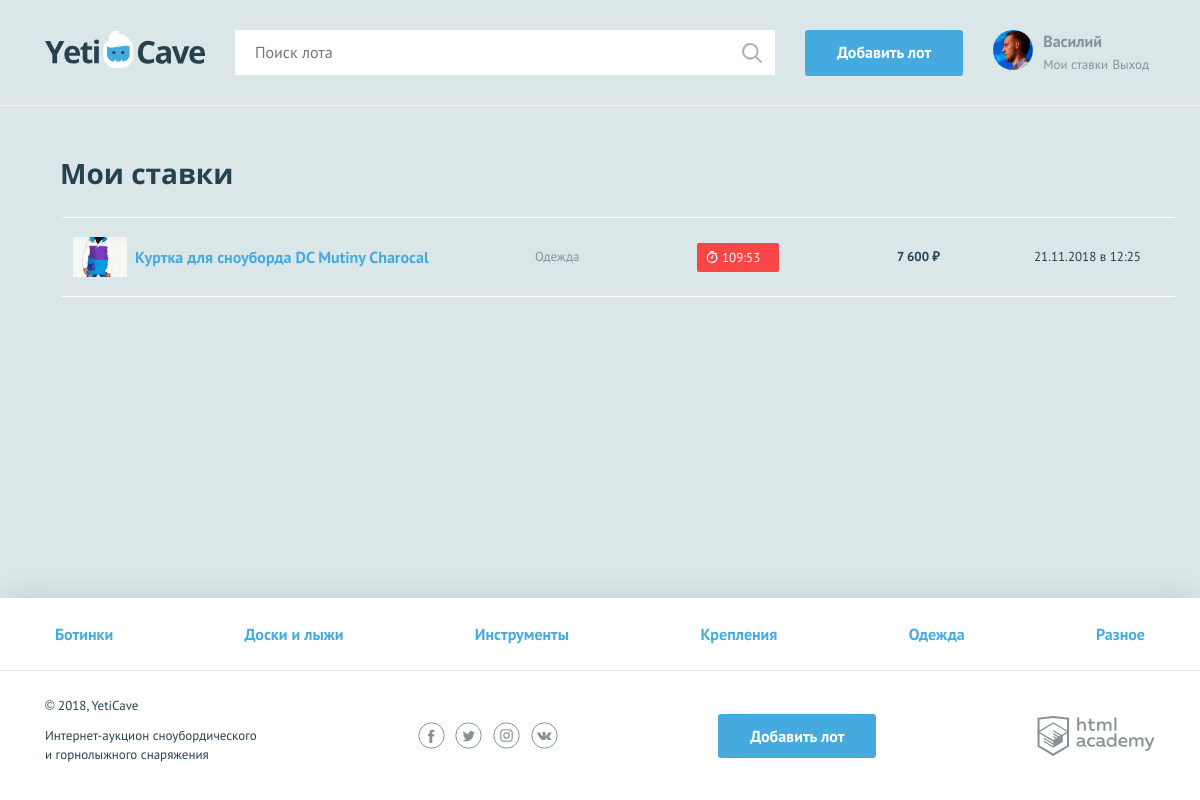
Page /my_bets.php (signed in) on the committed database.
### tables this page shows
CREATE TABLE `bets` (
  `id` INT UNSIGNED AUTO_INCREMENT PRIMARY KEY,
  `add_date` TIMESTAMP DEFAULT CURRENT_TIMESTAMP,
  `lot_id` INT UNSIGNED NOT NULL,
  `user_id` INT UNSIGNED NOT NULL,
  `bet_amount` INT UNSIGNED NOT NULL
);

CREATE TABLE `lots` (
  `id` INT UNSIGNED AUTO_INCREMENT PRIMARY KEY,
  `creation_date` TIMESTAMP DEFAULT CURRENT_TIMESTAMP,
  `author_id` INT UNSIGNED NOT NULL,
  `category_id` INT UNSIGNED NOT NULL,
  `title` VARCHAR(255) NOT NULL,
  `desc` TEXT NOT NULL,
  `picture` VARCHAR(255) NOT NULL,
  `start_price` INT UNSIGNED NOT NULL,
  `completion_date` TIMESTAMP DEFAULT CURRENT_TIMESTAMP,
  `step` INT UNSIGNED NOT NULL,
  `winner_id` INT UNSIGNED
);

CREATE TABLE `categories` (
  `id` INT UNSIGNED AUTO_INCREMENT PRIMARY KEY,
  `title` VARCHAR(128) NOT NULL UNIQUE
);

### functions.php (called while the page is built, shortened)
<?php
function include_template($name, $data) {
    $name = 'templates/' . $name;
    extract($data);
    require $name;
    $result = ob_get_clean();
    return $result;
}
function cost_formatting($cost) {
    $cost = ceil($cost);
    if ($cost >= 1000) {
        $cost = number_format($cost,0,'',' ');
    }
    $cost .= " ₽";
    return $cost;
}
function lottime_left($val) {
    $time_left = strtotime($val) - time();
    $hours = floor($time_left / 3600);
    $minutes = floor(($time_left % 3600) / 60);
    $time_left = $hours . ':' . $minutes;
    return $time_left;
}
function get_bets_by_user_id($connect, $user_id) {
    $sql = 'SELECT lots.`id` AS `lot_id`, lots.`title` AS `lot_title`, lots.`picture`, categories.`title` AS `category_title`, lots.`completion_date`,`bet_amount`, bets.`add_date`, lots.`winner_id`, users.`contacts` FROM bets '
         . 'INNER JOIN lots ON bets.`lot_id` = lots.`id` '
         . 'INNER JOIN users ON lots.`author_id` = users.`id` '
         . 'INNER JOIN categories ON lots.`category_id` = categories.`id` '
         . 'WHERE bets.`user_id` =' .$user_id;
    $result = mysqli_query($connect, $sql);
    if ($result) {
        $bets = mysqli_fetch_all($result, MYSQLI_ASSOC);
        return $bets;
    }
}
function add_time_of_bet($val) {
    $time = strtotime('now');
    $interval = $time - strtotime($val);
    if ($interval > 86400) {
        $add_time = date('d.m.Y в H:i', strtotime($val));
    }
    return $add_time;
}
function get_categories($connect) {
    $sql = 'SELECT `id`, `title` FROM categories';
    $res = mysqli_query($connect, $sql);
    if($res) {
        $categories = mysqli_fetch_all($res, MYSQLI_ASSOC);
        return $categories;
    }
    else {
        error_show(mysqli_error($connect));
    }
}
?>

### templates/my_bets.php (the view, shortened to what this page needs)
<section class="rates container">
    <h2>Мои ставки</h2>
    <table class="rates__list">
        <?php foreach ($bets as $val): ?>
            <?php $classname = $val['winner_id'] == $user_id ? 'rates__item--win' : ''; ?>
            <tr class="rates__item <?=$classname;?>">
                <td class="rates__info">
                    <div class="rates__img">
                        <img src="<?=$val['picture'];?>" width="54" height="40" alt="<?=$val['lot_title'];?>">
                    </div>
                    <div>
                        <h3 class="rates__title"><a href="lot.php?id=<?=$val['lot_id'];?>"><?=$val['lot_title'];?></a></h3>
                    </div>
                </td>
                <td class="rates__category">
                    <?=$val['category_title'];?>
                </td>
                <td class="rates__timer">
                    <?php if ($val['winner_id'] == $user_id): ?>
                        <div class="timer timer--win">Ставка выиграла</div>
                    <?php else: ?>
                        <div class="timer timer--finishing">
                            <?=lottime_left($val['completion_date'])?>
                        </div>
                    <?php endif; ?>
                </td>
                <td class="rates__price">
                    <?=cost_formatting($val['bet_amount'])?>
                </td>
                <td class="rates__time">
                    <?=add_time_of_bet($val['add_date']);?>
                </td>
            </tr>
        <?php endforeach; ?>
    </table>
</section>

### templates/layout.php (shortened to what this page needs)
<!DOCTYPE html>
<html lang="ru">
<head>
    <link href="css/normalize.min.css" rel="stylesheet">
    <link href="css/style.css" rel="stylesheet">
</head>
<body>
<div class="page-wrapper">
    <header class="main-header">
        <div class="main-header__container container">
            <a class="main-header__logo"<?php if ($_SERVER['REQUEST_URI'] != '/' && $_SERVER['REQUEST_URI'] != '/index.php'): ?>href="index.php"<?php endif; ?>>
                <img src="img/logo.svg" width="160" height="39" alt="Логотип компании YetiCave">
            </a>
            <form class="main-header__search" method="get" action="https://echo.htmlacademy.ru">
                <input type="search" name="search" placeholder="Поиск лота">
                <input class="main-header__search-btn" type="submit" name="find" value="Найти">
            </form>
            <a class="main-header__add-lot button" href="add.php">Добавить лот</a>
            <nav class="user-menu">
                <?php if (isset($is_auth)): ?>
                    <div class="user-menu__image">
                        <?php if ($is_auth['avatar'] != 'NULL'): ?>
                          <img src="<?=$is_auth['avatar'];?>" width="40" height="40" alt="Пользователь">
                        <?php endif; ?>
                    </div>
                    <div class="user-menu__logged">
                        <p><?=$is_auth['username'];?></p>
                        <a href="my_bets.php">Мои ставки</a>
                        <a href="logout.php">Выход</a>
                    </div>
                <?php endif; ?>
            </nav>
        </div>
    </header>
    <main class="container">
        <?=$content;?>
    </main>
</div>
<footer class="main-footer">
    <nav class="nav">
        <ul class="nav__list container">
            <?php foreach ($categories as $category): ?>
                <li class="nav__item">
                    <a href="pages/all-lots.html"><?=$category['title']?></a>
                </li>
            <?php endforeach; ?>
        </ul>
    </nav>
    <div class="main-footer__bottom container">
        <div class="main-footer__copyright">
            <p>© 2018, YetiCave</p>
            <p>Интернет-аукцион сноубордического и горнолыжного снаряжения</p>
        </div>
        <div class="main-footer__social social">
            <a class="social__link social__link--facebook" href="#">
            </a>
            <a class="social__link social__link--twitter" href="#">
            </a>
            <a class="social__link social__link--instagram" href="#">
            </a>
            <a class="social__link social__link--vkontakte" href="#">
            </a>
        </div>
        <a class="main-footer__add-lot button" href="add.php">Добавить лот</a>
        <div class="main-footer__developed-by">
            <a class="logo-academy" href="https://htmlacademy.ru/intensive/php">
            </a>
        </div>
    </div>
</footer>
</body>
</html>

### rows in the picture
bets: lot.picture (picture), lot.title "Куртка для сноуборда DC Mutiny Charocal", categories.title "Одежда", lot.completion_date "109:53", bet_amount "7 600 ₽", add_date "21.11.2018 в 12:25"
categories: title "Ботинки"
categories: title "Доски и лыжи"
categories: title "Инструменты"
categories: title "Крепления"
categories: title "Одежда"
categories: title "Разное"

### other values in the picture
$is_auth['username'] "Василий"
